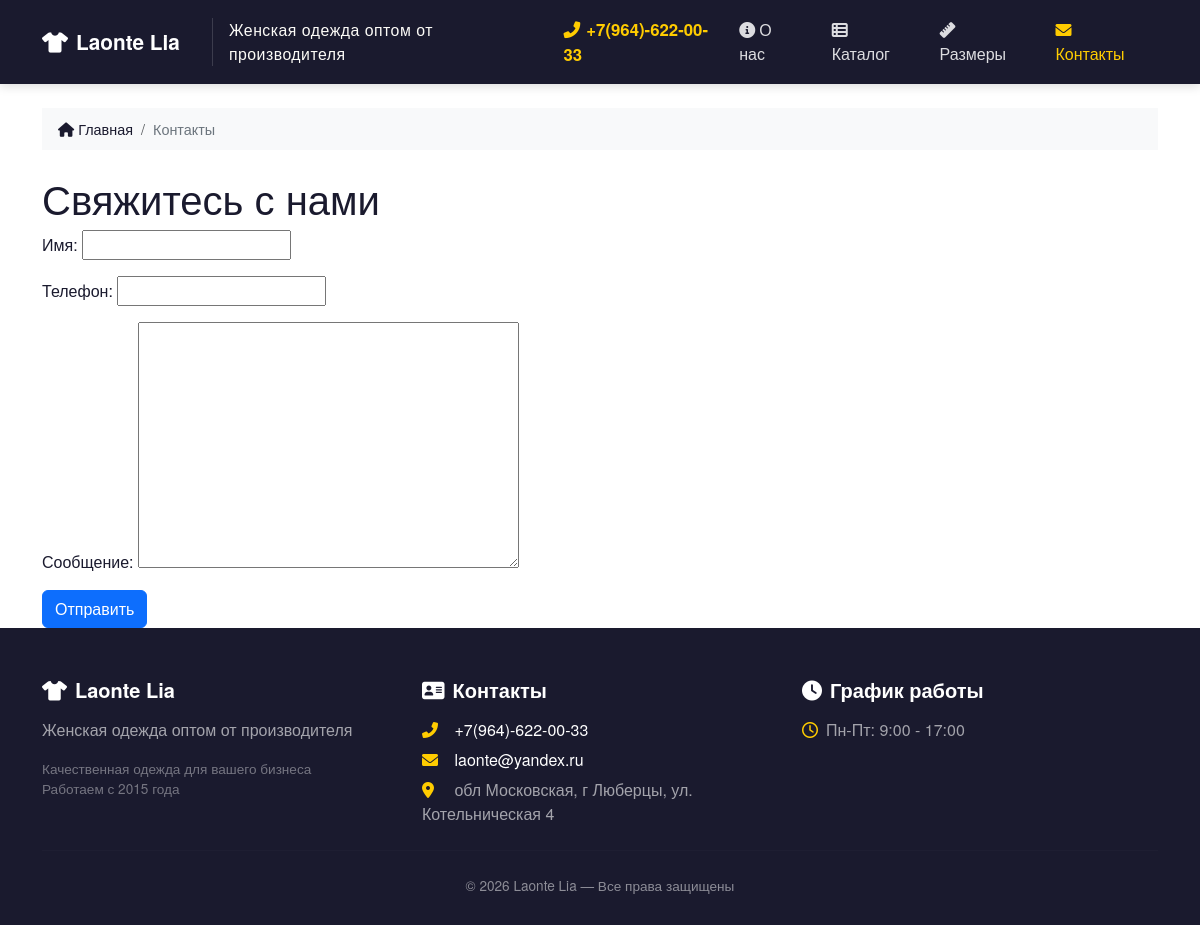
Page /contact/ on the committed database.
### shop/models.py (models this page shows, shortened)
class SiteSettings(models.Model):
    company_name = models.CharField(
        "Название компании", max_length=100, default="Laonte Lia"
    )
    phone = models.CharField("Телефон", max_length=20, blank=True)
    phone_extra = models.CharField(
        "Доп. телефон",
        max_length=20,
        blank=True,
        help_text="Например: 8 (800) 555-35-35",
    )
    email = models.EmailField("Email", blank=True)
    address = models.CharField("Адрес", max_length=200, blank=True)
    work_hours = models.CharField(
        "График работы",
        max_length=100,
        blank=True,
        help_text="Например: Пн–Пт: 9:00–18:00",
    )
    footer_text = models.CharField(
        "Текст в подвале",
        max_length=200,
        blank=True,
        default="&copy; 2026 Laonte Lia — Все права защищены",
    )
    vk_link = models.URLField("VK", blank=True)
    telegram_link = models.URLField("Telegram", blank=True)
    instagram_link = models.URLField("Instagram", blank=True)
    class Meta:
        verbose_name = "Настройки сайта"
        verbose_name_plural = "Настройки сайта"

### shop/views.py (the view)
# urls.py: path("contact/", views.contact, name="contact"),
def contact(request):
    if request.method == "POST":
        form = ContactForm(request.POST)
        if form.is_valid():
            cd = form.cleaned_data
            send_mail(
                subject=f"Новый запрос от {cd['name']}",
                message=f"Имя: {cd['name']}\nТелефон: {cd['phone']}\nСообщение: {cd['message']}",
                from_email="site@laonte.ru",
                recipient_list=["manager@laonte.ru"],
                fail_silently=False,
            )
            return render(request, "shop/contact_success.html")
    else:
        form = ContactForm()
    return render(request, "shop/contact.html", {"form": form})

### shop/forms.py
class ContactForm(forms.Form):
    name = forms.CharField(label="Имя", max_length=100)
    phone = forms.CharField(label="Телефон", max_length=20)
    message = forms.CharField(label="Сообщение", widget=forms.Textarea, required=False)

### shop/context_processors.py (called while the page is built)
def site_settings(request):
    try:
        settings = SiteSettings.objects.get()
    except SiteSettings.DoesNotExist:
        settings = None
    return {"site_settings": settings}

### shop/templates/shop/contact.html (shortened to what this page needs)
{% extends "shop/base.html" %}
{% block content %}
<h1>Свяжитесь с нами</h1>
<form method="post">
    {{ form.as_p }}
    <button type="submit" class="btn btn-primary">Отправить</button>
</form>
{% endblock %}

### shop/templates/shop/base.html (shortened to what this page needs)
<!DOCTYPE html>
<html lang="ru">
<head>
    <link href="https://cdn.jsdelivr.net/npm/bootstrap@5.3.0/dist/css/bootstrap.min.css" rel="stylesheet">
    <link rel="stylesheet" href="https://cdnjs.cloudflare.com/ajax/libs/font-awesome/6.0.0/css/all.min.css">
</head>
<body>
    <nav class="navbar navbar-expand-lg">
        <div class="container">
            <div class="brand-wrapper">
                <a class="navbar-brand" href="/">
                    <i class="fas fa-tshirt me-2"></i>{{ site_settings.company_name|default:"Laonte Lia" }}
                </a>
                <span class="brand-slogan">Женская одежда оптом от производителя</span>
            </div>
            {% if site_settings.phone %}
                <span class="phone-number d-none d-lg-inline">
                    <i class="fas fa-phone-alt"></i>{{ site_settings.phone }}
                </span>
            {% endif %}
            <div class="collapse navbar-collapse" id="navbarNav">
                <ul class="navbar-nav ms-auto">
                    <li class="nav-item">
                        <a class="nav-link {% if request.resolver_match.url_name == 'about_us' %}active{% endif %}" href="{% url 'about_us' %}">
                            <i class="fas fa-info-circle me-1"></i>О нас
                        </a>
                    </li>
                    <li class="nav-item">
                        <a class="nav-link {% if request.resolver_match.url_name == 'catalog' or request.resolver_match.url_name == 'product_list_by_category' %}active{% endif %}" href="{% url 'catalog' %}">
                            <i class="fas fa-th-list me-1"></i>Каталог
                        </a>
                    </li>
                    <li class="nav-item">
                        <a class="nav-link {% if request.resolver_match.url_name == 'size_chart' %}active{% endif %}" href="{% url 'size_chart' %}">
                            <i class="fas fa-ruler me-1"></i>Размеры
                        </a>
                    </li>
                    <li class="nav-item">
                        <a class="nav-link {% if request.resolver_match.url_name == 'contact' %}active{% endif %}" href="{% url 'contact' %}">
                            <i class="fas fa-envelope me-1"></i>Контакты
                        </a>
                    </li>
                </ul>
            </div>
        </div>
    </nav>
    <main class="container mt-4">
        {% block breadcrumbs %}
        <nav aria-label="breadcrumb" class="mb-4">
            <ol class="breadcrumb">
                <li class="breadcrumb-item"><a href="/"><i class="fas fa-home me-1"></i>Главная</a></li>
                {% if category %}
                    <li class="breadcrumb-item"><a href="{% url 'catalog' %}">Каталог</a></li>
                    <li class="breadcrumb-item active" aria-current="page">{{ category.name }}</li>
                {% elif request.resolver_match.url_name == 'catalog' %}
                    <li class="breadcrumb-item active" aria-current="page">Каталог</li>
                {% elif request.resolver_match.url_name == 'size_chart' %}
                    <li class="breadcrumb-item active" aria-current="page">Таблица размеров</li>
                {% elif request.resolver_match.url_name == 'contact' %}
                    <li class="breadcrumb-item active" aria-current="page">Контакты</li>
                {% elif request.resolver_match.url_name == 'view_order' %}
                    <li class="breadcrumb-item active" aria-current="page">Моя заявка</li>
                {% elif request.resolver_match.url_name == 'about_us' %}
                    <li class="breadcrumb-item active" aria-current="page">О нас</li>
                {% else %}
                    <li class="breadcrumb-item active" aria-current="page">Каталог</li>
                {% endif %}
            </ol>
        </nav>
        {% endblock %}
        {% block content %}
        {% endblock %}
    </main>
    <footer class="footer">
        <div class="container">
            <div class="row">
                <div class="col-md-4 mb-4 mb-md-0">
                    <h5><i class="fas fa-tshirt me-2"></i>{{ site_settings.company_name|default:"Laonte Lia" }}</h5>
                    <p style="color: rgba(255,255,255,0.6);">Женская одежда оптом от производителя</p>
                    <p style="color: rgba(255,255,255,0.4); font-size: 0.85rem;">
                        Качественная одежда для вашего бизнеса<br>
                        Работаем с 2015 года
                    </p>
                </div>
                <div class="col-md-4 mb-4 mb-md-0">
                    <h5><i class="fas fa-address-card me-2"></i>Контакты</h5>
                    {% if site_settings.phone %}
                        <p style="margin-bottom: 6px;">
                            <i class="fas fa-phone-alt me-2" style="color: #ffcc00; width: 20px;"></i>
                            <a href="tel:{{ site_settings.phone }}" class="text-white text-decoration-none">{{ site_settings.phone }}</a>
                        </p>
                    {% endif %}
                    {% if site_settings.email %}
                        <p style="margin-bottom: 6px;">
                            <i class="fas fa-envelope me-2" style="color: #ffcc00; width: 20px;"></i>
                            <a href="mailto:{{ site_settings.email }}" class="text-white text-decoration-none">{{ site_settings.email }}</a>
                        </p>
                    {% endif %}
                    {% if site_settings.address %}
                        <p style="margin-bottom: 0;">
                            <i class="fas fa-map-marker-alt me-2" style="color: #ffcc00; width: 20px;"></i>
                            <span style="color: rgba(255,255,255,0.6);">{{ site_settings.address }}</span>
                        </p>
                    {% endif %}
                </div>
                <div class="col-md-4">
                    <h5><i class="fas fa-clock me-2"></i>График работы</h5>
                    {% if site_settings.work_hours %}
                        <p style="color: rgba(255,255,255,0.6);">
                            <i class="far fa-clock me-2" style="color: #ffcc00;"></i>{{ site_settings.work_hours }}
                        </p>
                    {% endif %}
                </div>
            </div>
            <hr class="footer-divider">
            <div class="footer-copy text-center">
                {{ site_settings.footer_text|safe|default:"&copy; 2026 Laonte Lia — Все права защищены" }}
            </div>
        </div>
    </footer>
</body>
</html>

### shop/templates/shop/base.html (style rules this page uses)
html, body { height: 100%; margin: 0; }
body { display: flex; flex-direction: column; min-height: 100vh; font-family: 'Helvetica Neue', Arial, sans-serif; background-color: #ffffff; color: #1a1a2e; }
main { flex: 1 0 auto; }
.footer { flex-shrink: 0; margin-top: 0; background: #1a1a2e !important; color: rgba(255,255,255,0.85); padding: 50px 0 30px; }
.navbar { background: #1a1a2e !important; padding: 10px 0; box-shadow: 0 2px 10px rgba(0,0,0,0.15); }
.navbar .navbar-brand { font-weight: 700; font-size: 1.3rem; color: #ffffff !important; }
.navbar .brand-slogan { display: inline-block; font-size: 0.99rem; color: #fcfbf7; letter-spacing: 0.5px; margin-left: 16px; padding-left: 16px; border-left: 1px solid rgba(255,255,255,0.15); font-weight: 500; }
.navbar .brand-wrapper { display: flex; align-items: center; }
.navbar .phone-number { color: #ffcc00; font-weight: 700; font-size: 1.05rem; margin-left: 20px; }
.navbar .phone-number i { margin-right: 6px; }
.navbar .nav-link { color: rgba(255,255,255,0.85) !important; font-weight: 500; padding: 8px 16px !important; transition: all 0.3s; }
.navbar .nav-link.active { color: #ffcc00 !important; }
.breadcrumb { background: #f8f9fa; padding: 10px 16px; border-radius: 0; font-size: 0.9rem; }
.breadcrumb a { color: #1a1a2e; text-decoration: none; }
.breadcrumb .active { color: #6c757d; }
.footer h5 { color: #ffffff; font-weight: 700; margin-bottom: 16px; }
.footer a { color: rgba(255,255,255,0.7); text-decoration: none; transition: all 0.3s; }
.footer .footer-divider { border-color: rgba(255,255,255,0.08); margin: 24px 0; }
.footer .footer-copy { font-size: 0.85rem; color: rgba(255,255,255,0.5); }

### rows in the picture
SiteSettings: company_name "Laonte Lia", phone "+7(964)-622-00-33", email "laonte@yandex.ru", address "обл Московская, г Люберцы, ул. Котельническая 4", work_hours "Пн-Пт: 9:00 - 17:00", footer_text "© 2026 Laonte Lia — Все права защищены"
